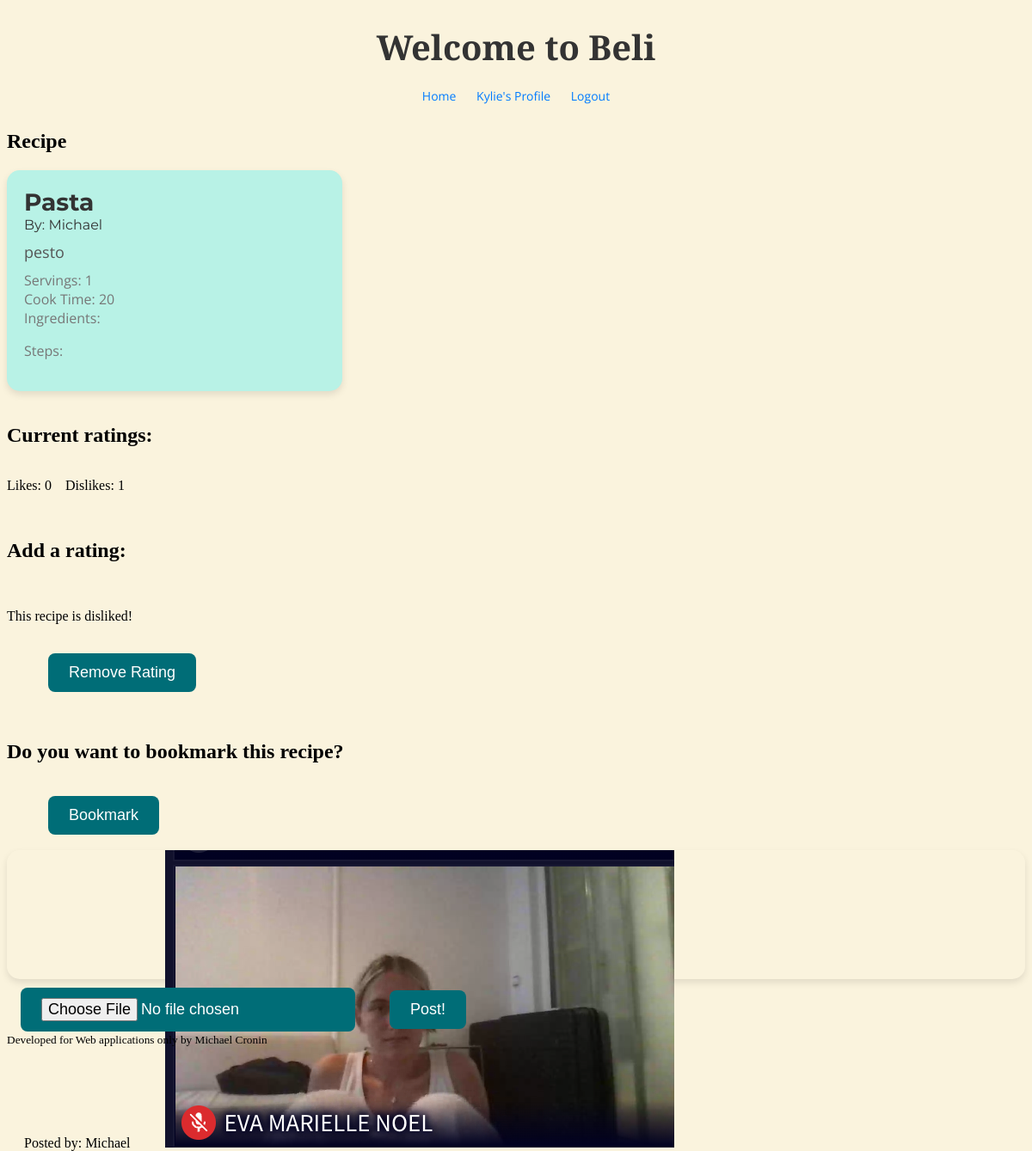
Page /recipe/1 (signed in) on the committed database.
### beli/model.py (models this page shows)
class User(flask_login.UserMixin, db.Model):
    id = db.Column(db.Integer, primary_key=True)
    email = db.Column(db.String(128), unique=True, nullable=False)
    name = db.Column(db.String(64), nullable=False)
    password = db.Column(db.String(100), nullable=False)
    recipes = db.relationship('Recipe', back_populates='user')
    photos = db.relationship('Photo', back_populates='user')
    ratings = db.relationship('Rating', back_populates='user')
    bookmarks = db.relationship('Bookmark', back_populates='user')
    photos = db.relationship('Photo', back_populates='user')
    following = db.relationship(
        "User",
        secondary=FollowingAssociation.__table__,
        primaryjoin=FollowingAssociation.follower_id == id,
        secondaryjoin=FollowingAssociation.followed_id == id,
        back_populates="followers",
    )
    followers = db.relationship(
        "User",
        secondary=FollowingAssociation.__table__,
        primaryjoin=FollowingAssociation.followed_id == id,
        secondaryjoin=FollowingAssociation.follower_id == id,
        back_populates="following",
    )

class Recipe(db.Model):
    id = db.Column(db.Integer, primary_key=True)
    title = db.Column(db.String(512), nullable=False)
    description = db.Column(db.Text, nullable=False)
    servings = db.Column(db.Integer, nullable=False)
    cook_time = db.Column(db.Integer, nullable=False)
    user_id = db.Column(db.Integer, db.ForeignKey('user.id'), nullable=False)
    complete = db.Column(db.Boolean, nullable=False)
    user = db.relationship('User', back_populates='recipes')
    quantified_ingredients = db.relationship('QuantifiedIngredient', back_populates='recipe')
    steps = db.relationship('Step', back_populates='recipe')
    ratings = db.relationship('Rating', back_populates='recipe')
    bookmarks = db.relationship('Bookmark', back_populates='recipe')
    photos = db.relationship('Photo', back_populates='recipe')

class Photo(db.Model):
    id = db.Column(db.Integer, primary_key=True)
    file_extension = db.Column(db.String(8), nullable=False)
    recipe_id = db.Column(db.Integer, db.ForeignKey('recipe.id'), nullable=False)
    recipe = db.relationship('Recipe', back_populates='photos')
    user_id = db.Column(db.Integer, db.ForeignKey('user.id'), nullable=False)
    user = db.relationship('User', back_populates='photos')

### beli/main.py (the view)
@bp.route("/recipe/<int:recipe_id>")
@flask_login.login_required
def recipe(recipe_id):
    recipe = db.session.get(model.Recipe, recipe_id)
    if not recipe:
        abort(404, "Recipe id {} doesn't exist.".format(recipe_id))
    user = flask_login.current_user
    query = db.select(model.Rating).where((model.Rating.user_id == user.id) & (model.Rating.recipe_id == recipe_id))
    rating = db.session.execute(query).scalars().one_or_none()
    query_likes = db.select(model.Rating).where((model.Rating.recipe_id==recipe.id) & (model.Rating.value==1))
    num_likes1 = db.session.execute(query_likes).scalars().all()
    query_dislikes = db.select(model.Rating).where((model.Rating.recipe_id==recipe.id) & (model.Rating.value==0))
    num_dislikes1 = db.session.execute(query_dislikes).scalars().all()
    num_likes = len(num_likes1) if isinstance(num_likes1, list) else 0
    num_dislikes = len(num_dislikes1) if isinstance(num_dislikes1, list) else 0
    if not rating:
        return render_template("main/recipe.html", recipe=recipe, num_likes=num_likes, num_dislikes=num_dislikes)
    else:
        return render_template("main/recipe.html", recipe=recipe, rating=rating, num_likes=num_likes, num_dislikes=num_dislikes)

### beli/__init__.py (called while the page is built)
def create_app(test_config=None):
    app = Flask(__name__)
    app.config["SECRET_KEY"] = "93220d9b340cf9a6c39bac99cce7daf220167498f91fa"
    from . import main
    from . import auth
    app.config["SQLALCHEMY_DATABASE_URI"] = "sqlite:///microblog.db"
    db.init_app(app)
    login_manager = LoginManager()
    login_manager.login_view = 'auth.login'
    login_manager.init_app(app)
    from . import model
    @login_manager.user_loader
    def load_user(user_id):
        return db.session.get(model.User, int(user_id))
    app.register_blueprint(main.bp)
    app.register_blueprint(auth.bp)
    return app

### beli/templates/main/recipe.html (shortened to what this page needs)
{% extends 'base.html' %}
{% block content %}
    <section>
        <h2>Recipe</h2>
        {% include 'recipe_template.html' %}
    </section>
    <section>
            <h2>Current ratings:</h2>
            <div style="display: flex; align-items: center;">
                <p class="like-text">Likes: {{ num_likes }}</p>
                <p class="like-text">Dislikes: {{ num_dislikes }}</p>
            </div>
            <h2>Add a rating:</h2>
            {% if rating %}
                {% if rating.value == 1 %}
                    <p>This recipe is liked!</p>
                {% elif rating.value == 0 %}
                    <p>This recipe is disliked!</p>
                {% endif %}
                <form action="{{ url_for('main.removeRating', recipe_id=recipe.id) }}" method="post">
                    <input class = "recipe-button" type="submit" value="Remove Rating">
                </form>
            {% endif %}
        </section>
            <section>
                <h2>Do you want to bookmark this recipe?</h2>
                {% if bookmark_button == "Unbookmark" %}
                    <form action="{{ url_for('main.unbookmarkRecipe', recipe_id=recipe.id) }}" method="post">
                            <input class = "recipe-button" type="submit" value="Unbookmark">
                    </form>
                {% else %}
                    <form action="{{ url_for('main.bookmarkRecipe', recipe_id=recipe.id) }}" method="post">
                            <input class = "recipe-button" type="submit" value="Bookmark">
                    </form>
                {% endif %}
            </section>
    {% if recipe.photos %}
    <div class ="recipe-image">
        {% for photo in recipe.photos %}
            <h>Posted by: {{ photo.user.name }}</h>
        {% endfor %}
    </div>
{% endif %}
    <section>
        <form action="{{ url_for('main.upload_photo') }}" method="post" enctype="multipart/form-data">
                <input class="recipe-button" type="file" name="photo" accept="image/jpeg,image/png" required>
                <input class="recipe-button" type="submit" value="Post!"/>
            </form>
    </section>
{% endblock %}

### beli/templates/base.html (shortened to what this page needs)
<!DOCTYPE html>
<html>
    <head>
        <link rel="stylesheet"
              href="{{ url_for('static', filename='beli.css') }}">
    </head>
    <body>
        <header>
            <h1 class="site-title">Welcome to Beli</h1>
            <div class="user-data">
                <a href="{{ url_for('main.index') }}">Home</a>
                {% if current_user.is_authenticated: %}
                    <a href="{{ url_for('main.userProfile', user_id=current_user.id) }}">{{ current_user.name }}'s Profile</a>
                    <a href="{{ url_for('auth.log_out') }}">Logout</a>
                {% endif %}
            </div>
        </header>
        <section class="content">
            {% block content %}{% endblock %}
        </section>
        <footer><small>Developed for Web applications only by Michael Cronin</small></footer>
    </body>
</html>

### beli/templates/recipe_template.html (shortened to what this page needs)
<div class="recipe-card">
    <span class="recipe-title">
        <a href ="{{ url_for('main.recipe', recipe_id=recipe.id) }}"> {{ recipe.title}} </a>
        </span>
    <div class="recipe-author">By:
        <a href ="{{ url_for('main.userProfile', user_id=recipe.user.id) }}"> {{ recipe.user.name }}</a>
    </div>
      <div class="recipe-description">{{ recipe.description }}</div>
    <div class="recipe-details">
        <div class="servings">Servings: {{ recipe.servings }}</div>
        <div class="cooktime">Cook Time: {{ recipe.cook_time }}</div>
        <div class="ingredients"> Ingredients:
        </div>
        <div class="steps">Steps:
         </div>
    </div>
</div>

### beli/static/beli.css (style rules this page uses)
body { background-color: #faf3dd; text-align: left; }
.site-title { font-family: 'Playfair Display'; font-size: 40px; font-weight: bolder; text-align: center; margin-bottom: 20px; color: #333333; }
.user-data { font-family: 'Open Sans', sans-serif; font-size: 14px; color: #555555; text-align: center; margin-bottom: 30px; }
.user-data a { color: #007bff; text-decoration: none; margin: 0 10px; }
.recipe-card { background-color: #b8f2e6; padding: 20px; border-radius: 15px; box-shadow: 0 4px 8px rgba(0, 0, 0, 0.1); transition: background-color 0.3s ease, transform 0.3s ease, box-shadow 0.3s ease; max-width: 350px; }
.recipe-title a { font-family: 'Montserrat', sans-serif; font-size: 28px; font-weight: bold; margin-bottom: 10px; color: #333333; text-decoration: none; }
.recipe-author { font-family: 'Montserrat', sans-serif; font-size: 16px; font-weight: light; margin-bottom: 10px; color: #333333; text-decoration: none; }
.recipe-author a { font-family: 'Montserrat', sans-serif; font-size: 16px; font-weight: light; margin-bottom: 10px; color: #333333; text-decoration: none; }
.recipe-description { font-family: 'Open Sans', sans-serif; font-size: 18px; margin-bottom: 10px; color: #555555; }
.recipe-details { font-family: 'Open Sans', sans-serif; font-size: 16px; color: #777777; }
.recipe-image { width: 100%; height: 150px; object-fit: cover; border-radius: 15px; margin-bottom: 10px; box-shadow: 0 4px 8px rgba(0, 0, 0, 0.1); }
.recipe-button { background-color: #006d77; color: #ffffff; padding: 12px 24px; border: none; border-radius: 8px; font-size: 18px; cursor: pointer; transition: background-color 0.3s ease; }

### rows in the picture
User: name "Kylie"
Recipe: title "Pasta", description "pesto", servings "1", cook_time "20"
User: user.name "Michael"
Photo: user.name "Michael"

### other values in the picture
{{ num_likes }} "0"
{{ num_dislikes }} "1"
